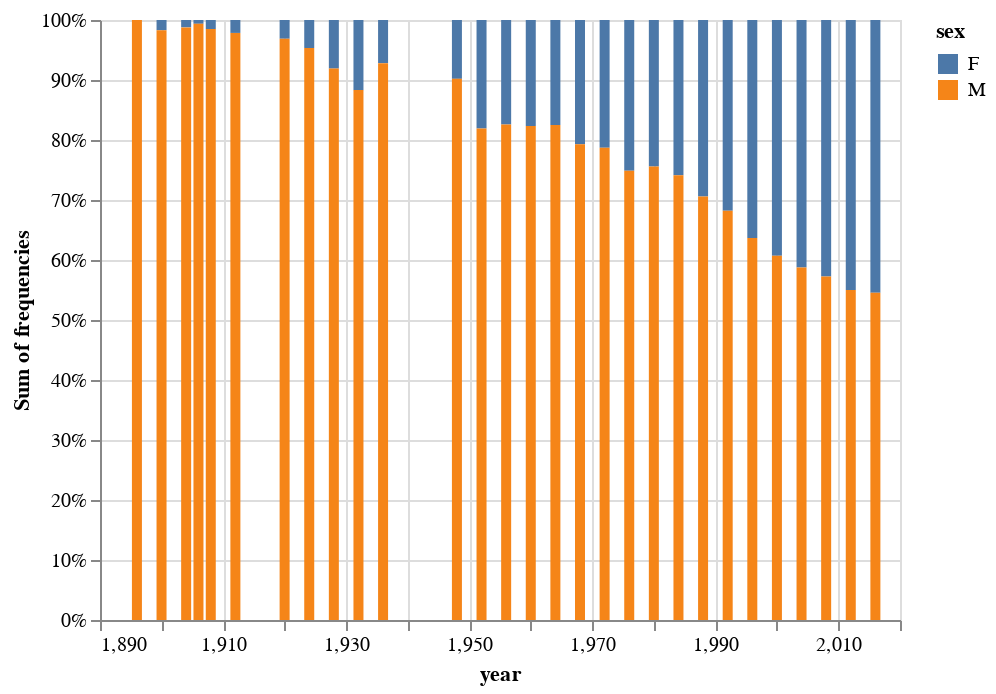

Write notebook code for a chart like this one.
### Code cell
alt.Chart(female).mark_bar().encode(
    x='year',
    y=alt.Y('sum(frequencies)', stack="normalize"),
    color=alt.Color('sex'),
)

### Figure 1 — Vega-Lite specification as saved in the notebook (floating-point values rounded to 4 significant figures)
{"config": {"view": {"continuousWidth": 400, "continuousHeight": 300}}, "data": {"name": "data-2a1c3427a6b7393d133244e49bb8a6be"}, "mark": "bar", "encoding": {"color": {"type": "nominal", "field": "sex"}, "x": {"type": "quantitative", "field": "year"}, "y": {"type": "quantitative", "aggregate": "sum", "field": "frequencies", "stack": "normalize"}}, "$schema": "https://vega.github.io/schema/vega-lite/v4.0.0.json", "datasets": {"data-2a1c3427a6b7393d133244e49bb8a6be": [{"year": 1896, "sex": "F", "frequencies": 0}, {"year": 1900, "sex": "F", "frequencies": 33}, {"year": 1904, "sex": "F", "frequencies": 16}, {"year": 1906, "sex": "F", "frequencies": 11}, {"year": 1908, "sex": "F", "frequencies": 47}, {"year": 1912, "sex": "F", "frequencies": 87}, {"year": 1920, "sex": "F", "frequencies": 134}, {"year": 1924, "sex": "F", "frequencies": 244}, {"year": 1928, "sex": "F", "frequencies": 404}, {"year": 1932, "sex": "F", "frequencies": 347}, {"year": 1936, "sex": "F", "frequencies": 468}, {"year": 1948, "sex": "F", "frequencies": 628}, {"year": 1952, "sex": "F", "frequencies": 1497}, {"year": 1956, "sex": "F", "frequencies": 893}, {"year": 1960, "sex": "F", "frequencies": 1435}, {"year": 1964, "sex": "F", "frequencies": 1348}, {"year": 1968, "sex": "F", "frequencies": 1777}, {"year": 1972, "sex": "F", "frequencies": 2193}, {"year": 1976, "sex": "F", "frequencies": 2172}, {"year": 1980, "sex": "F", "frequencies": 1756}, {"year": 1984, "sex": "F", "frequencies": 2447}, {"year": 1988, "sex": "F", "frequencies": 3543}, {"year": 1992, "sex": "F", "frequencies": 4124}, {"year": 1996, "sex": "F", "frequencies": 5008}, {"year": 2000, "sex": "F", "frequencies": 5431}, {"year": 2004, "sex": "F", "frequencies": 5546}, {"year": 2008, "sex": "F", "frequencies": 5816}, {"year": 2012, "sex": "F", "frequencies": 5815}, {"year": 2016, "sex": "F", "frequencies": 6223}, {"year": 1896, "sex": "M", "frequencies": 380}, {"year": 1900, "sex": "M", "frequencies": 1903}, {"year": 1904, "sex": "M", "frequencies": 1285}, {"year": 1906, "sex": "M", "frequencies": 1722}, {"year": 1908, "sex": "M", "frequencies": 3054}, {"year": 1912, "sex": "M", "frequencies": 3953}, {"year": 1920, "sex": "M", "frequencies": 4158}, {"year": 1924, "sex": "M", "frequencies": 4989}, {"year": 1928, "sex": "M", "frequencies": 4588}, {"year": 1932, "sex": "M", "frequencies": 2622}, {"year": 1936, "sex": "M", "frequencies": 6038}, {"year": 1948, "sex": "M", "frequencies": 5777}, {"year": 1952, "sex": "M", "frequencies": 6773}, {"year": 1956, "sex": "M", "frequencies": 4234}, {"year": 1960, "sex": "M", "frequencies": 6684}, {"year": 1964, "sex": "M", "frequencies": 6354}, {"year": 1968, "sex": "M", "frequencies": 6811}, {"year": 1972, "sex": "M", "frequencies": 8111}, {"year": 1976, "sex": "M", "frequencies": 6469}, {"year": 1980, "sex": "M", "frequencies": 5435}, {"year": 1984, "sex": "M", "frequencies": 7007}, {"year": 1988, "sex": "M", "frequencies": 8494}, {"year": 1992, "sex": "M", "frequencies": 8853}, {"year": 1996, "sex": "M", "frequencies": 8772}, {"year": 2000, "sex": "M", "frequencies": 8390}, {"year": 2004, "sex": "M", "frequencies": 7897}, {"year": 2008, "sex": "M", "frequencies": 7786}, {"year": 2012, "sex": "M", "frequencies": 7105}, {"year": 2016, "sex": "M", "frequencies": 7465}]}}
